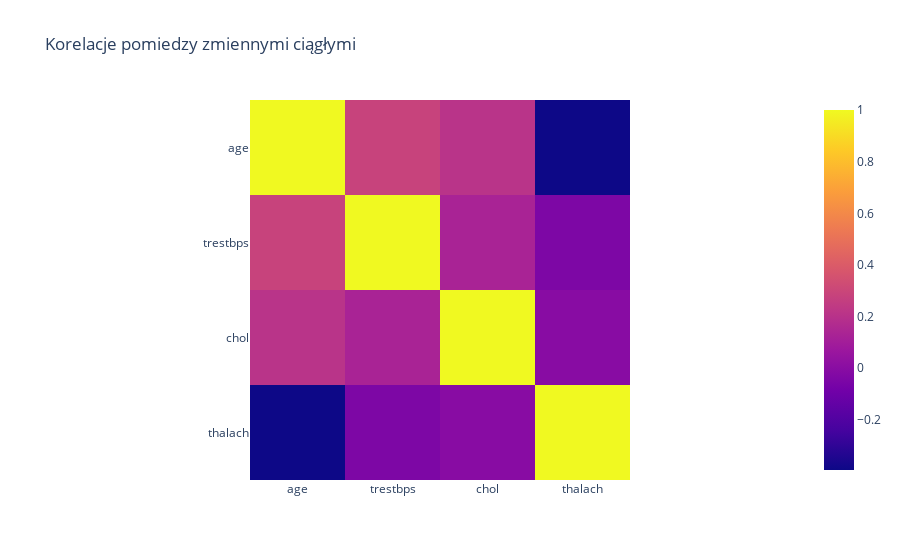

This figure's notebook cell:
### Code cell
px.imshow(df.select_dtypes('int').corr(), title='Korelacje pomiedzy zmiennymi ciągłymi')

### Figure 1 — Plotly figure (JSON) as saved in the notebook; plotly's stock layout.template omitted (floating-point values rounded to 4 significant figures)
{"data": [{"coloraxis": "coloraxis", "hovertemplate": "x: %{x}<br>y: %{y}<br>color: %{z}<extra></extra>", "name": "0", "type": "heatmap", "x": ["age", "trestbps", "chol", "thalach"], "xaxis": "x", "y": ["age", "trestbps", "chol", "thalach"], "yaxis": "y", "z": [[1, 0.2849, 0.209, -0.3938], [0.2849, 1, 0.1301, -0.04535], [0.209, 0.1301, 1, -0.003432], [-0.3938, -0.04535, -0.003432, 1]]}], "layout": {"coloraxis": {"colorscale": [[0, "#0d0887"], [0.1111, "#46039f"], [0.2222, "#7201a8"], [0.3333, "#9c179e"], [0.4444, "#bd3786"], [0.5556, "#d8576b"], [0.6667, "#ed7953"], [0.7778, "#fb9f3a"], [0.8889, "#fdca26"], [1, "#f0f921"]]}, "title": {"text": "Korelacje pomiedzy zmiennymi ciągłymi"}, "xaxis": {"anchor": "y", "constrain": "domain", "domain": [0, 1], "scaleanchor": "y"}, "yaxis": {"anchor": "x", "autorange": "reversed", "constrain": "domain", "domain": [0, 1]}}}
